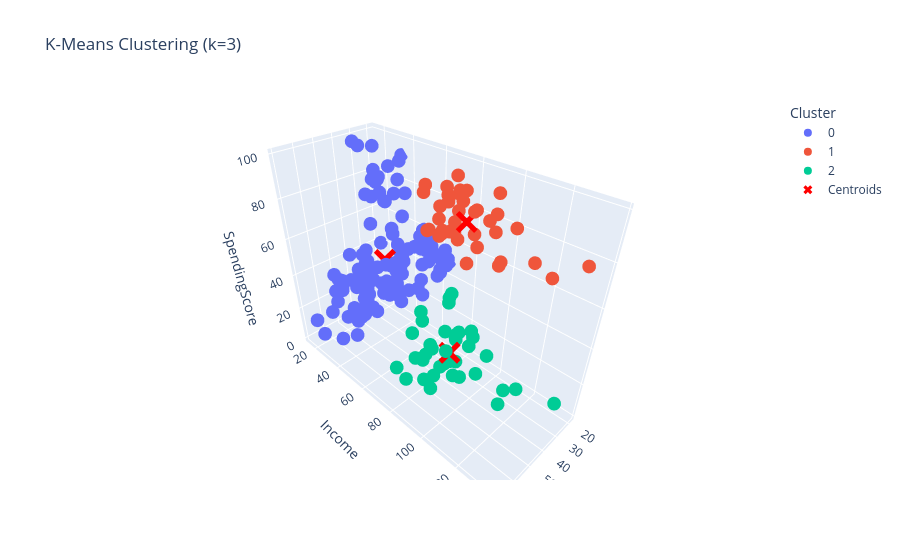
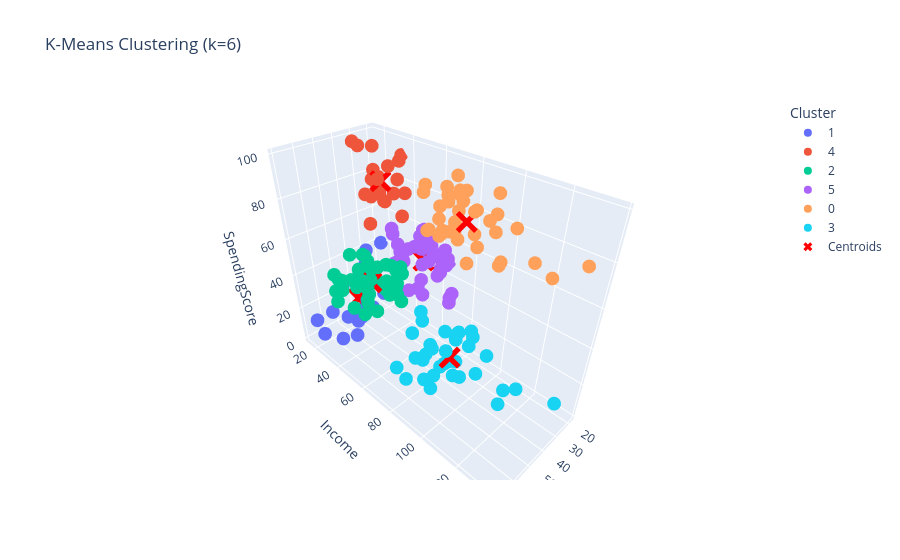

The notebook cell these images were saved under, in order:
### Markdown cell above
**Завдання 11** 

Зробити візуалізацію кластеризації методу К-середніх на вибраних Вами двох різних кількостях кластерів використовуючи [scatter_3d](https://plotly.com/python/3d-scatter-plots/).

### Code cell
k_values = [3, 6]

for k in k_values:
    kmeans = KMeans(n_clusters=k, random_state=23, n_init=10)
    clusters = kmeans.fit_predict(X)

    fig = px.scatter_3d(
        X,
        x=X.columns[0],
        y=X.columns[1],
        z=X.columns[2],
        color=clusters.astype(str),
        title=f"K-Means Clustering (k={k})",
        labels={'color': 'Cluster'}
    )

    centers = kmeans.cluster_centers_
    fig.add_scatter3d(
        x=centers[:, 0],
        y=centers[:, 1],
        z=centers[:, 2],
        mode='markers',
        marker=dict(size=8, color='red', symbol='x'),
        name='Centroids'
    )
    
    fig.show()

### Figure 1 — Plotly figure (JSON) as saved in the notebook; plotly's stock layout.template omitted (floating-point values rounded to 4 significant figures)
{"data": [{"hovertemplate": "Cluster=0<br>Age=%{x}<br>Income=%{y}<br>SpendingScore=%{z}<extra></extra>", "legendgroup": "0", "marker": {"color": "#636efa", "symbol": "circle"}, "mode": "markers", "name": "0", "scene": "scene", "showlegend": true, "type": "scatter3d", "x": [19, 21, 20, 23, 31, 22, 35, 23, 64, 30, 67, 35, 58, 24, 37, 22, 35, 20, 52, 35, 35, 25, 46, 31, 54, 29, 45, 35, 40, 23, 60, 21, 53, 18, 49, 21, 42, 30, 36, 20, 65, 24, 48, 31, 49, 24, 50, 27, 29, 31, 49, 33, 31, 59, 50, 47, 51, 69, 27, 53, 70, 19, 67, 54, 63, 18, 43, 68, 19, 32, 70, 47, 60, 60, 59, 26, 45, 40, 23, 49, 57, 38, 67, 46, 21, 48, 55, 22, 34, 50, 68, 18, 48, 40, 32, 24, 47, 27, 48, 20, 23, 49, 67, 26, 49, 21, 66, 54, 68, 66, 65, 19, 38, 19, 18, 19, 63, 49, 51, 50, 27, 38, 40], "y": [15, 15, 16, 16, 17, 17, 18, 18, 19, 19, 19, 19, 20, 20, 20, 20, 21, 21, 23, 23, 24, 24, 25, 25, 28, 28, 28, 28, 29, 29, 30, 30, 33, 33, 33, 33, 34, 34, 37, 37, 38, 38, 39, 39, 39, 39, 40, 40, 40, 40, 42, 42, 43, 43, 43, 43, 44, 44, 46, 46, 46, 46, 47, 47, 48, 48, 48, 48, 48, 48, 49, 49, 50, 50, 54, 54, 54, 54, 54, 54, 54, 54, 54, 54, 54, 54, 57, 57, 58, 58, 59, 59, 60, 60, 60, 60, 60, 60, 61, 61, 62, 62, 62, 62, 62, 62, 63, 63, 63, 63, 63, 63, 64, 64, 65, 65, 65, 65, 67, 67, 67, 67, 69], "z": [39, 81, 6, 77, 40, 76, 6, 94, 3, 72, 14, 99, 15, 77, 13, 79, 35, 66, 29, 98, 35, 73, 5, 73, 14, 82, 32, 61, 31, 87, 4, 73, 4, 92, 14, 81, 17, 73, 26, 75, 35, 92, 36, 61, 28, 65, 55, 47, 42, 42, 52, 60, 54, 60, 45, 41, 50, 46, 51, 46, 56, 55, 52, 59, 51, 59, 50, 48, 59, 47, 55, 42, 49, 56, 47, 54, 53, 48, 52, 42, 51, 55, 41, 44, 57, 46, 58, 55, 60, 46, 55, 41, 49, 40, 42, 52, 47, 50, 42, 49, 41, 48, 59, 55, 56, 42, 50, 46, 43, 48, 52, 54, 42, 46, 48, 50, 43, 59, 43, 57, 56, 40, 58]}, {"hovertemplate": "Cluster=1<br>Age=%{x}<br>Income=%{y}<br>SpendingScore=%{z}<extra></extra>", "legendgroup": "1", "marker": {"color": "#EF553B", "symbol": "circle"}, "mode": "markers", "name": "1", "scene": "scene", "showlegend": true, "type": "scatter3d", "x": [39, 31, 40, 38, 39, 31, 29, 32, 35, 32, 32, 28, 32, 34, 39, 38, 27, 30, 30, 29, 31, 36, 33, 32, 28, 36, 30, 27, 35, 32, 29, 30, 28, 36, 32, 38, 35, 32, 30], "y": [69, 70, 71, 71, 71, 72, 73, 73, 74, 75, 76, 77, 77, 78, 78, 78, 78, 78, 78, 79, 81, 85, 86, 87, 87, 87, 88, 88, 93, 97, 98, 99, 101, 103, 103, 113, 120, 126, 137], "z": [91, 77, 95, 75, 75, 71, 88, 73, 72, 93, 87, 97, 74, 90, 88, 76, 89, 78, 73, 83, 93, 75, 95, 63, 75, 92, 86, 69, 90, 86, 88, 97, 68, 85, 69, 91, 79, 74, 83]}, {"hovertemplate": "Cluster=2<br>Age=%{x}<br>Income=%{y}<br>SpendingScore=%{z}<extra></extra>", "legendgroup": "2", "marker": {"color": "#00cc96", "symbol": "circle"}, "mode": "markers", "name": "2", "scene": "scene", "showlegend": true, "type": "scatter3d", "x": [23, 43, 59, 47, 25, 20, 44, 19, 57, 28, 25, 48, 34, 43, 44, 47, 37, 34, 56, 19, 50, 42, 36, 40, 36, 52, 58, 59, 37, 46, 41, 54, 41, 34, 33, 47, 45, 32], "y": [70, 71, 71, 71, 72, 73, 73, 74, 75, 76, 77, 77, 78, 78, 78, 78, 78, 78, 79, 81, 85, 86, 87, 87, 87, 88, 88, 93, 97, 98, 99, 101, 103, 103, 113, 120, 126, 137], "z": [29, 35, 11, 9, 34, 5, 7, 10, 5, 40, 12, 36, 22, 17, 20, 16, 1, 1, 35, 5, 26, 20, 27, 13, 10, 13, 15, 14, 32, 15, 39, 24, 17, 23, 8, 16, 28, 18]}, {"marker": {"color": "red", "size": 8, "symbol": "x"}, "mode": "markers", "name": "Centroids", "type": "scatter3d", "x": [40.33, 32.69, 40.39], "y": [44.15, 86.54, 87.0], "z": [49.83, 82.13, 18.63]}], "layout": {"legend": {"title": {"text": "Cluster"}, "tracegroupgap": 0}, "scene": {"domain": {"x": [0, 1], "y": [0, 1]}, "xaxis": {"title": {"text": "Age"}}, "yaxis": {"title": {"text": "Income"}}, "zaxis": {"title": {"text": "SpendingScore"}}}, "title": {"text": "K-Means Clustering (k=3)"}}}

### Figure 2 — Plotly figure (JSON) as saved in the notebook; plotly's stock layout.template omitted (floating-point values rounded to 4 significant figures)
{"data": [{"hovertemplate": "Cluster=1<br>Age=%{x}<br>Income=%{y}<br>SpendingScore=%{z}<extra></extra>", "legendgroup": "1", "marker": {"color": "#636efa", "symbol": "circle"}, "mode": "markers", "name": "1", "scene": "scene", "showlegend": true, "type": "scatter3d", "x": [19, 20, 31, 35, 64, 67, 58, 37, 35, 52, 35, 46, 54, 45, 40, 60, 53, 49, 42, 36, 49], "y": [15, 16, 17, 18, 19, 19, 20, 20, 21, 23, 24, 25, 28, 28, 29, 30, 33, 33, 34, 37, 39], "z": [39, 6, 40, 6, 3, 14, 15, 13, 35, 29, 35, 5, 14, 32, 31, 4, 4, 14, 17, 26, 28]}, {"hovertemplate": "Cluster=4<br>Age=%{x}<br>Income=%{y}<br>SpendingScore=%{z}<extra></extra>", "legendgroup": "4", "marker": {"color": "#EF553B", "symbol": "circle"}, "mode": "markers", "name": "4", "scene": "scene", "showlegend": true, "type": "scatter3d", "x": [21, 23, 22, 23, 30, 35, 24, 22, 20, 35, 25, 31, 29, 35, 23, 21, 18, 21, 30, 20, 24, 24], "y": [15, 16, 17, 18, 19, 19, 20, 20, 21, 23, 24, 25, 28, 28, 29, 30, 33, 33, 34, 37, 38, 39], "z": [81, 77, 76, 94, 72, 99, 77, 79, 66, 98, 73, 73, 82, 61, 87, 73, 92, 81, 73, 75, 92, 65]}, {"hovertemplate": "Cluster=2<br>Age=%{x}<br>Income=%{y}<br>SpendingScore=%{z}<extra></extra>", "legendgroup": "2", "marker": {"color": "#00cc96", "symbol": "circle"}, "mode": "markers", "name": "2", "scene": "scene", "showlegend": true, "type": "scatter3d", "x": [65, 48, 50, 49, 59, 50, 47, 51, 69, 53, 70, 67, 54, 63, 43, 68, 70, 47, 60, 60, 59, 45, 49, 57, 67, 46, 48, 55, 50, 68, 48, 47, 48, 49, 67, 49, 66, 54, 68, 66, 65, 63, 49, 51, 50], "y": [38, 39, 40, 42, 43, 43, 43, 44, 44, 46, 46, 47, 47, 48, 48, 48, 49, 49, 50, 50, 54, 54, 54, 54, 54, 54, 54, 57, 58, 59, 60, 60, 61, 62, 62, 62, 63, 63, 63, 63, 63, 65, 65, 67, 67], "z": [35, 36, 55, 52, 60, 45, 41, 50, 46, 46, 56, 52, 59, 51, 50, 48, 55, 42, 49, 56, 47, 53, 42, 51, 41, 44, 46, 58, 46, 55, 49, 47, 42, 48, 59, 56, 50, 46, 43, 48, 52, 43, 59, 43, 57]}, {"hovertemplate": "Cluster=5<br>Age=%{x}<br>Income=%{y}<br>SpendingScore=%{z}<extra></extra>", "legendgroup": "5", "marker": {"color": "#ab63fa", "symbol": "circle"}, "mode": "markers", "name": "5", "scene": "scene", "showlegend": true, "type": "scatter3d", "x": [31, 27, 29, 31, 33, 31, 27, 19, 18, 19, 32, 26, 40, 23, 38, 21, 22, 34, 18, 40, 32, 24, 27, 20, 23, 26, 21, 19, 38, 19, 18, 19, 27, 38, 40, 23, 25, 28], "y": [39, 40, 40, 40, 42, 43, 46, 46, 48, 48, 48, 54, 54, 54, 54, 54, 57, 58, 59, 60, 60, 60, 60, 61, 62, 62, 62, 63, 64, 64, 65, 65, 67, 67, 69, 70, 72, 76], "z": [61, 47, 42, 42, 60, 54, 51, 55, 59, 59, 47, 54, 48, 52, 55, 57, 55, 60, 41, 40, 42, 52, 50, 49, 41, 55, 42, 54, 42, 46, 48, 50, 56, 40, 58, 29, 34, 40]}, {"hovertemplate": "Cluster=0<br>Age=%{x}<br>Income=%{y}<br>SpendingScore=%{z}<extra></extra>", "legendgroup": "0", "marker": {"color": "#FFA15A", "symbol": "circle"}, "mode": "markers", "name": "0", "scene": "scene", "showlegend": true, "type": "scatter3d", "x": [39, 31, 40, 38, 39, 31, 29, 32, 35, 32, 32, 28, 32, 34, 39, 38, 27, 30, 30, 29, 31, 36, 33, 32, 28, 36, 30, 27, 35, 32, 29, 30, 28, 36, 32, 38, 35, 32, 30], "y": [69, 70, 71, 71, 71, 72, 73, 73, 74, 75, 76, 77, 77, 78, 78, 78, 78, 78, 78, 79, 81, 85, 86, 87, 87, 87, 88, 88, 93, 97, 98, 99, 101, 103, 103, 113, 120, 126, 137], "z": [91, 77, 95, 75, 75, 71, 88, 73, 72, 93, 87, 97, 74, 90, 88, 76, 89, 78, 73, 83, 93, 75, 95, 63, 75, 92, 86, 69, 90, 86, 88, 97, 68, 85, 69, 91, 79, 74, 83]}, {"hovertemplate": "Cluster=3<br>Age=%{x}<br>Income=%{y}<br>SpendingScore=%{z}<extra></extra>", "legendgroup": "3", "marker": {"color": "#19d3f3", "symbol": "circle"}, "mode": "markers", "name": "3", "scene": "scene", "showlegend": true, "type": "scatter3d", "x": [43, 59, 47, 20, 44, 19, 57, 25, 48, 34, 43, 44, 47, 37, 34, 56, 19, 50, 42, 36, 40, 36, 52, 58, 59, 37, 46, 41, 54, 41, 34, 33, 47, 45, 32], "y": [71, 71, 71, 73, 73, 74, 75, 77, 77, 78, 78, 78, 78, 78, 78, 79, 81, 85, 86, 87, 87, 87, 88, 88, 93, 97, 98, 99, 101, 103, 103, 113, 120, 126, 137], "z": [35, 11, 9, 5, 7, 10, 5, 12, 36, 22, 17, 20, 16, 1, 1, 35, 5, 26, 20, 27, 13, 10, 13, 15, 14, 32, 15, 39, 24, 17, 23, 8, 16, 28, 18]}, {"marker": {"color": "red", "size": 8, "symbol": "x"}, "mode": "markers", "name": "Centroids", "type": "scatter3d", "x": [32.69, 44.14, 56.16, 41.69, 25.27, 27.0], "y": [86.54, 25.14, 53.38, 88.23, 25.73, 56.66], "z": [82.13, 19.52, 49.09, 17.29, 79.36, 49.13]}], "layout": {"legend": {"title": {"text": "Cluster"}, "tracegroupgap": 0}, "scene": {"domain": {"x": [0, 1], "y": [0, 1]}, "xaxis": {"title": {"text": "Age"}}, "yaxis": {"title": {"text": "Income"}}, "zaxis": {"title": {"text": "SpendingScore"}}}, "title": {"text": "K-Means Clustering (k=6)"}}}
